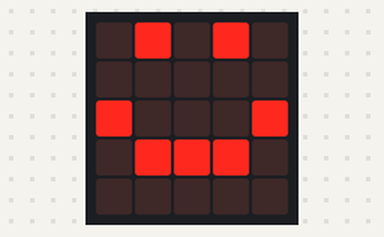
Bench run of a program on a simulated BBC micro:bit (MakeCode). Parts: the board's 5×5 LED display.

Above: at 0.1 s.
At 0.6 s:
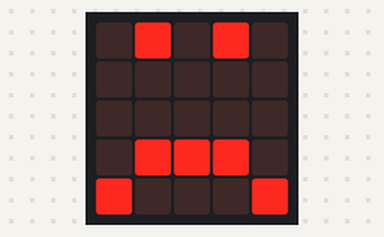

The program:

main.ts
```typescript
basic.forever(function () {
    basic.showLeds(`
        . # . # .
        . . . . .
        # . . . #
        . # # # .
        . . . . .
        `)
    basic.pause(100)
    basic.showLeds(`
        . # . # .
        . . . . .
        . . . . .
        . # # # .
        # . . . #
        `)
    basic.pause(100)
})
```

test.ts
```typescript
// Tady jsou testy. Při použití tohoto balíčku jako rozšíření nebude zkompilováno.
```

Measured:
- what the display in image 1 shows lasts 0.5 s, from 0.5 s to 1.0 s
